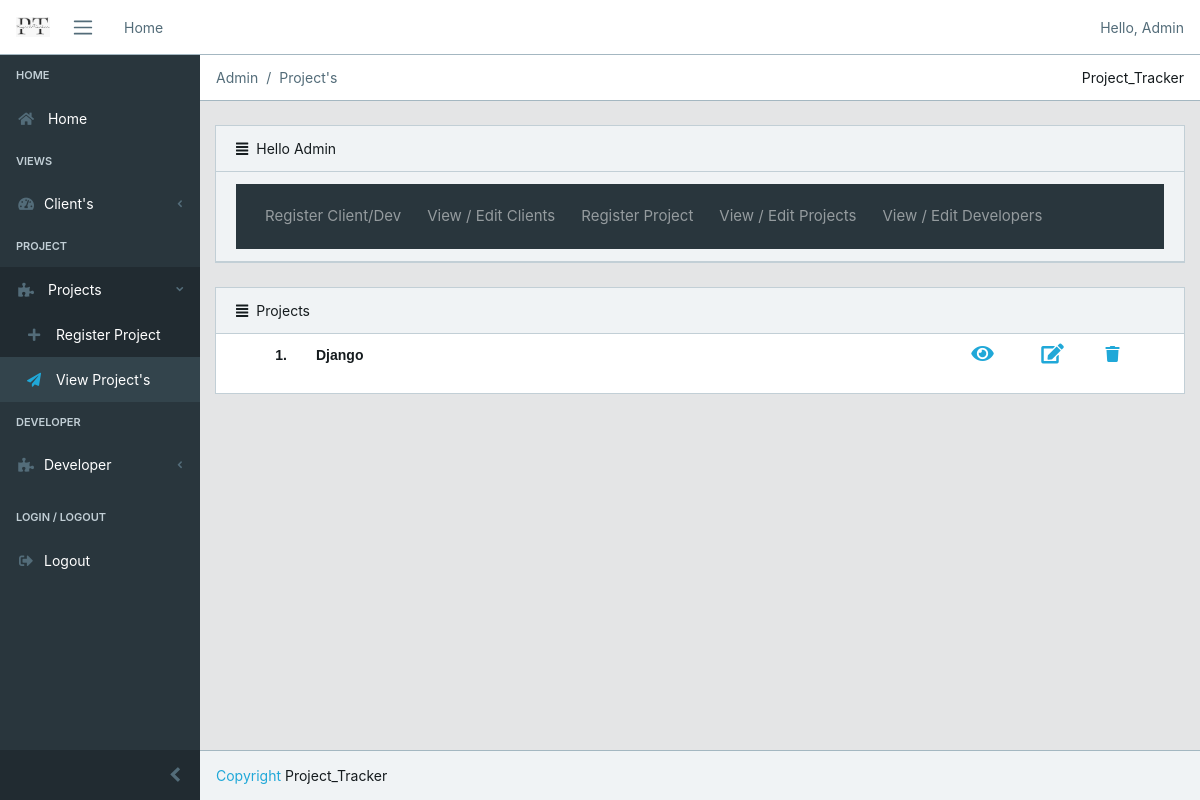
The page /project/projects/ (signed in) on the database as committed earlier.
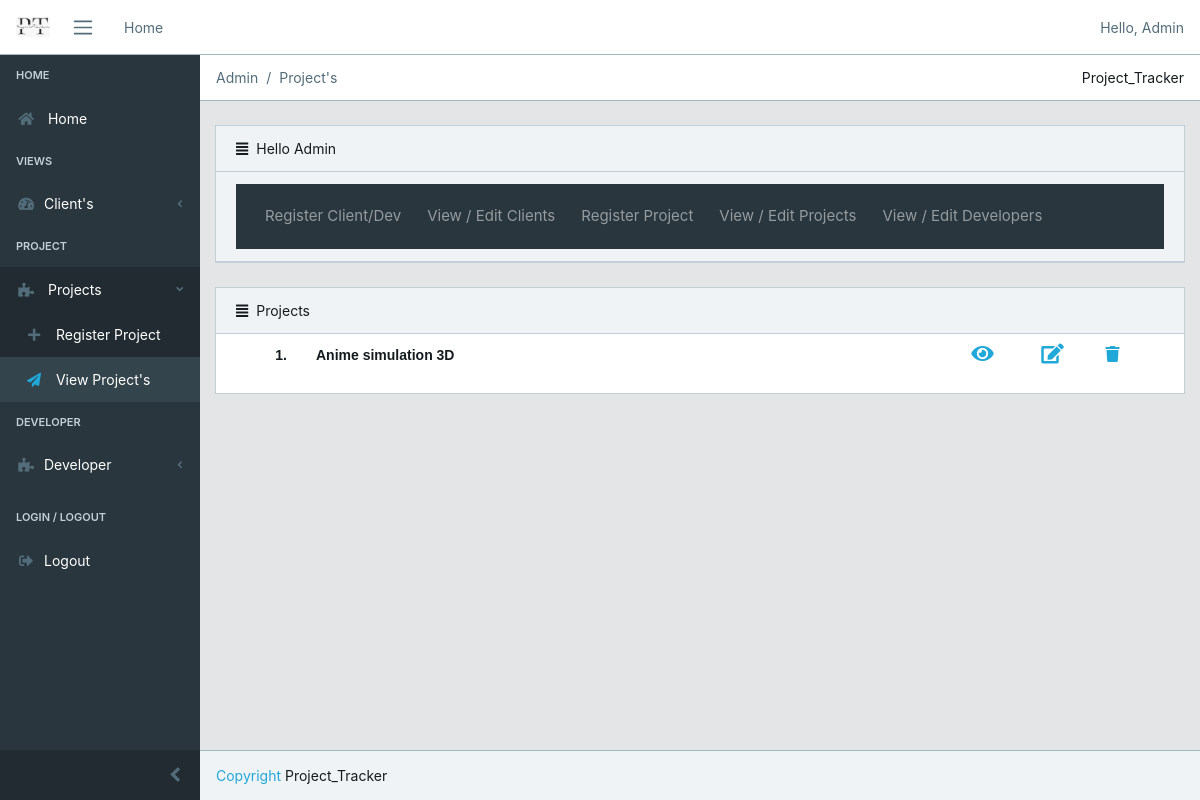
The same page on the database as committed later.
### project/models.py (models this page shows, shortened)
class Project(models.Model):
    name = models.CharField(max_length=80,default='NULL')
    efforts = models.IntegerField()
    dead_line = models.DateField()
    person= models.CharField(max_length=100,default='NULL')
    developer= models.CharField(max_length=100,default='NULL')
    complete_per = models.FloatField(max_length=2, validators = [MinValueValidator(0), MaxValueValidator(100)])
    description = models.TextField(blank=True)

### project/views.py (the view)
# urls.py: path('projects/', views.projects, name='projects'),
def projects(request):
    if request.user.is_authenticated:
        client=User.objects.all()
        project=Project.objects.all()
        return render(request,'projects.html',{'project':project,'client':client})
    else:
        return redirect('/login')

### templates/projects.html (shortened to what this page needs)
{% extends 'admin.html' %}
{% block breadcrumb %}
<li class="breadcrumb-item active">Admin</li>
<li class="breadcrumb-item active">Project's</li>
{% endblock breadcrumb%}
{% block content1 %}
<div class="card-header">
    <i class="fa fa-align-justify"></i>Projects
</div>
    <ol start="1">
    {% if project %}
  <table border=0 id='table1' align='left'>
    {% for i in project %}
    <tr id='tr1'>
      <td id='td1' width='50px' >
        {{forloop.counter}}.
      </td>
    <td id='td1' style='text-align: left;'>
    {{ i.name }}
    </td>
    <td id='td1' width='70px' align='center'>
      <a href="{% url 'project' i.id %}"><i class="fa fa-eye" style='cursor: pointer;font-size:20px'></i></a>
    </td>
    <td id='td1' width='70px' align='center'>
      <a href="{% url 'update_project' i.id %}"><i class="fa fa-edit" style='cursor: pointer;font-size:20px'></i></a></a>
    </td>
    <td id='td1' width='50px'>
      <a href="{% url 'remove_project' i.id %}"><i class="fa fa-trash" style='cursor: pointer;font-size:16px'></i></a>
    </td>
    </tr>
    {%endfor%}
  </table>
  {% else %}
    <h4 class = 'text-center alert alert-warning'>No records to show</h4>
    {% endif %}
</ol>
{% endblock %}

Rows that differ between the two databases and show on the page:
removed Project: name "Django"
added Project: name "Anime simulation 3D"
